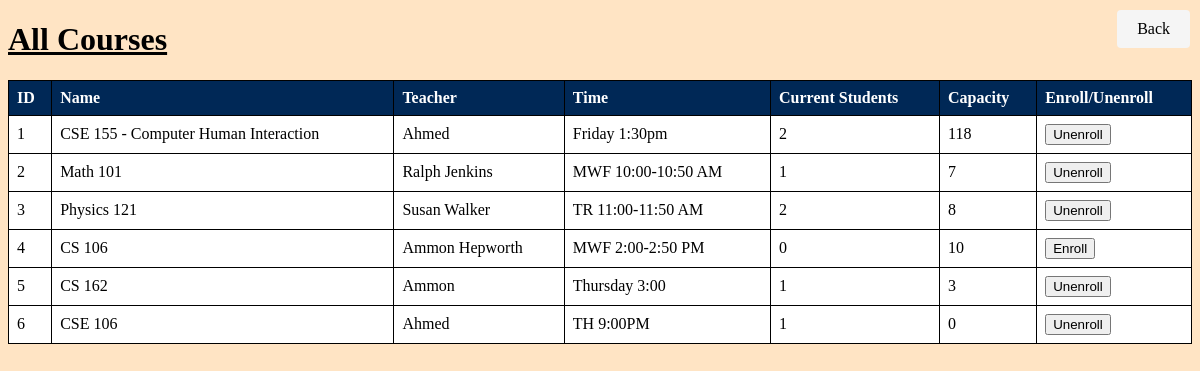
Screenshot of /all-courses (signed in) with the database file from the repository.
### login_example.py (models this page shows)
class Course(db.Model):
    id = db.Column(db.Integer, primary_key=True)
    name = db.Column(db.String(100), nullable=False)
    teacher = db.Column(db.String(100), nullable=False)
    time = db.Column(db.String(100), nullable=False)
    current_students = db.Column(db.Integer, default=0)
    capacity = db.Column(db.Integer, nullable=False)
    users = db.relationship("User", secondary="user_course" ,backref="Course")
    grades = db.relationship("Grade", backref="Course")

### login_example.py (the view)
@app.route('/all-courses')
@login_required
def all_courses():
    courses = Course.query.all()
    user = User.query.filter_by(username=current_user.username).first()
    return render_template('all_courses.html', courses=courses, user = user)

### login_example.py (called while the page is built)
@login_manager.user_loader
def load_user(user_id):
    return User.query.get(int(user_id))

### templates/all_courses.html (shortened to what this page needs)
<!DOCTYPE html>
<html lang="en">
<head>
</head>
<body>
    <h1>All Courses</h1>
    <table>
        <thead>
            <tr>
                <th>ID</th>
                <th>Name</th>
                <th>Teacher</th>
                <th>Time</th>
                <th>Current Students</th>
                <th>Capacity</th>
                <th>Enroll/Unenroll</th>
            </tr>
        </thead>
        <tbody>
            {% for course in courses %}
            <tr>
                <td>{{ course.id }}</td>
                <td>{{ course.name }}</td>
                <td>{{ course.teacher }}</td>
                <td>{{ course.time }}</td>
                <td>{{ course.current_students }}</td>
                <td>{{ course.capacity }}</td>
                <td>
                    <form action="/enroll_course" method="POST">
                    {% if course.current_students <= course.capacity or user in course.users%}
                        {% if user in course.users %}
                            <button type="submit">Unenroll</button>
                        {% else %}
                            <button type="submit">Enroll</button>
                        {% endif %}
                    {% endif %}
                    </form>
                </td>
            </tr>
            {% endfor %}
        </tbody>
    </table>
    <a href="{{ url_for('courses') }}" class="back">Back</a>
</body>
</html>

### templates/all_courses.html (style rules this page uses)
table { border-collapse: collapse; width: 100%; background-color: white; }
th, td { border: 1px solid black; text-align: left; padding: 8px; }
th { background-color: #002856; color: white; }
tr:nth-child(even) { background-color: white; }
a { color: #002856; text-decoration: none; }
.back { position: fixed; top: 10px; right: 10px; padding: 10px 20px; background-color: whitesmoke; color: black; text-decoration: none; border-radius: 4px; }
body { background-color: bisque; }
h1 { text-decoration: underline; }

### rows the page displays
Course: id "1", name "CSE 155 - Computer Human Interaction", teacher "Ahmed", time "Friday 1:30pm", current_students "2", capacity "118", shows "Unenroll"
Course: id "2", name "Math 101", teacher "Ralph Jenkins", time "MWF 10:00-10:50 AM", current_students "1", capacity "7", shows "Unenroll"
Course: id "3", name "Physics 121", teacher "Susan Walker", time "TR 11:00-11:50 AM", current_students "2", capacity "8", shows "Unenroll"
Course: id "4", name "CS 106", teacher "Ammon Hepworth", time "MWF 2:00-2:50 PM", current_students "0", capacity "10", shows "Enroll"
Course: id "5", name "CS 162", teacher "Ammon", time "Thursday 3:00", current_students "1", capacity "3", shows "Unenroll"
Course: id "6", name "CSE 106", teacher "Ahmed", time "TH 9:00PM", current_students "1", capacity "0", shows "Unenroll"
